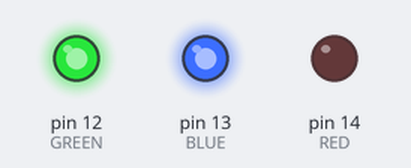
A sketch run on a simulated Arduino Uno, built with avr-gcc and run on an emulated ATmega328P. On the bench: output pins drawn as LEDs (lit = HIGH).

Above: at 0.2 s.
At 1.2 s:
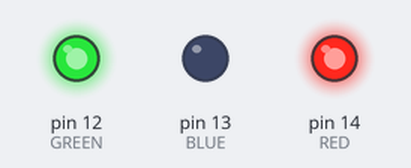
At 4.7 s:
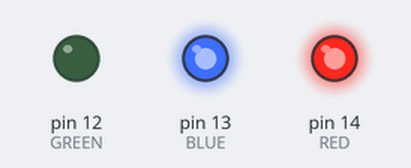
Timing chart, 0 to 5.8 s (numbered marks = the images above):
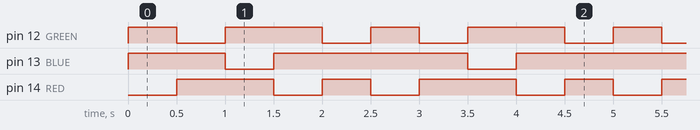

The sketch:

Basic_1.ino
```cpp
const int RED = 14; // D5
const int GREEN = 12; // D6
const int BLUE = 13; // D7

void setup() {
  pinMode(RED, OUTPUT);
  pinMode(GREEN, OUTPUT);
  pinMode(BLUE, OUTPUT);
}

void loop() {
  analogWrite(RED, 0);
  analogWrite(GREEN,255);
  analogWrite(BLUE, 255);
  delay (500);
  analogWrite(RED, 255);
  analogWrite(GREEN, 0);
  analogWrite(BLUE, 255);
  delay (500);
  analogWrite(RED, 255);
  analogWrite(GREEN, 255);
  analogWrite(BLUE, 0);
  delay (500);
  analogWrite(RED, 100);
  analogWrite(GREEN, 500);
  analogWrite(BLUE, 205);
  delay (500);
  analogWrite(RED, 200);
  analogWrite(GREEN, 70);
  analogWrite(BLUE, 250);
  delay (500);
}
```

Measured:
- by itself, pin 12 (GREEN): repeats every 2.5 s: LOW 0.50 s, HIGH 1.0 s, LOW 0.50 s, HIGH 0.50 s
- by itself, pin 13 (BLUE): repeats every 2.5 s: LOW 0.50 s, HIGH 2.0 s
- by itself, pin 14 (RED): repeats every 2.5 s: LOW 0.50 s, HIGH 0.50 s, LOW 0.50 s, HIGH 1.0 s
